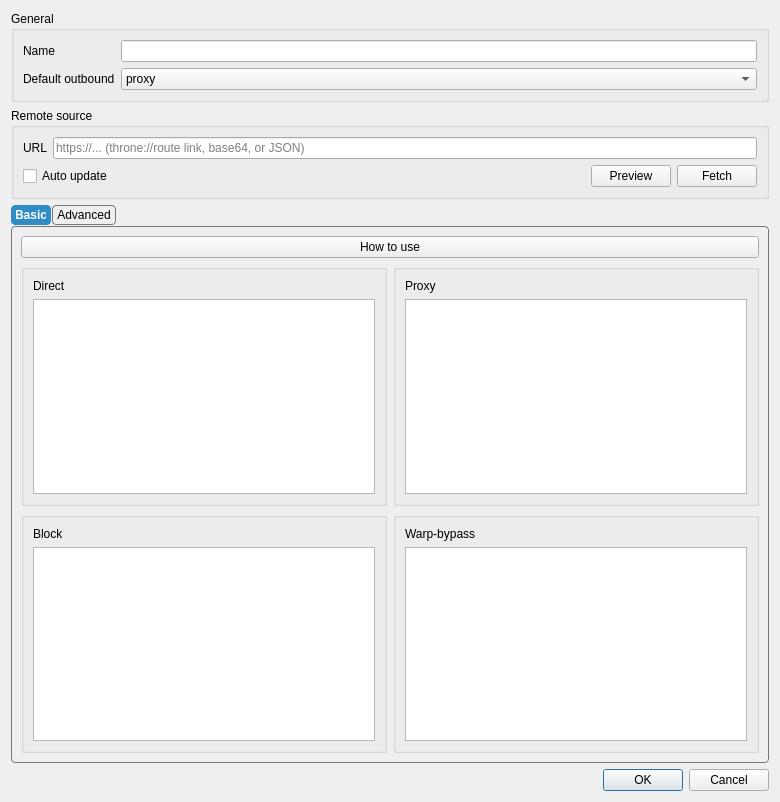
<?xml version="1.0" encoding="UTF-8"?>
<ui version="4.0">
 <class>RouteItem</class>
 <widget class="QDialog" name="RouteItem">
  <property name="geometry">
   <rect>
    <x>0</x>
    <y>0</y>
    <width>780</width>
    <height>802</height>
   </rect>
  </property>
  <property name="windowTitle">
   <string>Route Profile</string>
  </property>
  <layout class="QVBoxLayout" name="verticalLayout_3">
   <item>
    <widget class="QGroupBox" name="generalBox">
     <property name="title">
      <string>General</string>
     </property>
     <layout class="QGridLayout" name="gridLayout">
      <item row="0" column="0">
       <widget class="QLabel" name="route_name_l">
        <property name="text">
         <string>Name</string>
        </property>
       </widget>
      </item>
      <item row="0" column="1">
       <widget class="QLineEdit" name="route_name"/>
      </item>
      <item row="2" column="1">
       <widget class="QComboBox" name="def_out">
        <item>
         <property name="text">
          <string notr="true">proxy</string>
         </property>
        </item>
        <item>
         <property name="text">
          <string notr="true">direct</string>
         </property>
        </item>
        <item>
         <property name="text">
          <string notr="true">block</string>
         </property>
        </item>
        <item>
         <property name="text">
          <string notr="true">warp-bypass</string>
         </property>
        </item>
       </widget>
      </item>
      <item row="2" column="0">
       <widget class="QLabel" name="def_out_l">
        <property name="text">
         <string>Default outbound</string>
        </property>
       </widget>
      </item>
     </layout>
    </widget>
   </item>
   <item>
    <widget class="QGroupBox" name="remoteBox">
     <property name="title">
      <string>Remote source</string>
     </property>
     <layout class="QVBoxLayout" name="remoteBoxLayout">
      <item>
       <layout class="QHBoxLayout" name="remoteUrlRow">
        <item>
         <widget class="QLabel" name="remoteUrlLabel">
          <property name="text">
           <string>URL</string>
          </property>
         </widget>
        </item>
        <item>
         <widget class="QLineEdit" name="remoteUrlEdit">
          <property name="placeholderText">
           <string>https://... (throne://route link, base64, or JSON)</string>
          </property>
         </widget>
        </item>
       </layout>
      </item>
      <item>
       <layout class="QHBoxLayout" name="remoteActionRow">
        <item>
         <widget class="QCheckBox" name="autoUpdateCheck">
          <property name="toolTip">
           <string>Re-fetch this profile from the URL when subscriptions auto-update.&#10;Your local edits are overwritten on each update.</string>
          </property>
          <property name="text">
           <string>Auto update</string>
          </property>
         </widget>
        </item>
        <item>
         <spacer name="remoteActionSpacer">
          <property name="orientation">
           <enum>Qt::Orientation::Horizontal</enum>
          </property>
          <property name="sizeHint" stdset="0">
           <size>
            <width>40</width>
            <height>20</height>
           </size>
          </property>
         </spacer>
        </item>
        <item>
         <widget class="QPushButton" name="remotePreviewBtn">
          <property name="toolTip">
           <string>Fetch the URL and show the routing profile without changing the current rules.</string>
          </property>
          <property name="text">
           <string>Preview</string>
          </property>
         </widget>
        </item>
        <item>
         <widget class="QPushButton" name="remoteFetchBtn">
          <property name="toolTip">
           <string>Fetch the URL and replace the current rules with the fetched ones.</string>
          </property>
          <property name="text">
           <string>Fetch</string>
          </property>
         </widget>
        </item>
       </layout>
      </item>
     </layout>
    </widget>
   </item>
   <item>
    <widget class="QTabWidget" name="tabWidget">
     <property name="styleSheet">
      <string notr="true">QTabWidget::pane {
    margin-top: 1px;
    border: 1px solid #777777;
    border-radius: 4px;
}

QTabBar {
    background: transparent;
    qproperty-drawBase: 0;
}

QTabBar::tab {
    border: 1px solid #777777;
    border-radius: 4px;

    padding: 2px 4px;
    margin-right: 1px;
}

QTabBar::tab:selected {
    border: 1px solid palette(highlight);
    background: palette(highlight);
    color: palette(highlighted-text);
    font-weight: bold;
}

QTabBar::tab:!selected {
    border: 1px solid #777777;
}

QTabBar::tab:hover:!selected {
    border: 1px solid #777777;
}</string>
     </property>
     <property name="currentIndex">
      <number>0</number>
     </property>
     <widget class="QWidget" name="tab_2">
      <attribute name="title">
       <string>Basic</string>
      </attribute>
      <layout class="QVBoxLayout" name="verticalLayout_5">
       <item>
        <widget class="QPushButton" name="howtouse_button">
         <property name="text">
          <string>How to use</string>
         </property>
        </widget>
       </item>
       <item>
        <layout class="QGridLayout" name="simpleGrid">
         <item row="0" column="0">
          <widget class="QGroupBox" name="simple_direct_box">
           <layout class="QVBoxLayout" name="verticalLayout_6">
            <item>
             <widget class="QLabel" name="label">
              <property name="text">
               <string>Direct</string>
              </property>
             </widget>
            </item>
            <item>
             <widget class="QTextEdit" name="simple_direct"/>
            </item>
           </layout>
          </widget>
         </item>
         <item row="0" column="1">
          <widget class="QGroupBox" name="simple_proxy_box">
           <layout class="QVBoxLayout" name="verticalLayout_7">
            <item>
             <widget class="QLabel" name="label_2">
              <property name="text">
               <string>Proxy</string>
              </property>
             </widget>
            </item>
            <item>
             <widget class="QTextEdit" name="simple_proxy"/>
            </item>
           </layout>
          </widget>
         </item>
         <item row="1" column="0">
          <widget class="QGroupBox" name="simple_block_box">
           <layout class="QVBoxLayout" name="verticalLayout_8">
            <item>
             <widget class="QLabel" name="label_3">
              <property name="text">
               <string>Block</string>
              </property>
             </widget>
            </item>
            <item>
             <widget class="QTextEdit" name="simple_block"/>
            </item>
           </layout>
          </widget>
         </item>
         <item row="1" column="1">
          <widget class="QGroupBox" name="simple_warpbypass_box">
           <layout class="QVBoxLayout" name="verticalLayout_10">
            <item>
             <widget class="QLabel" name="label_4">
              <property name="text">
               <string>Warp-bypass</string>
              </property>
             </widget>
            </item>
            <item>
             <widget class="QTextEdit" name="simple_warpbypass"/>
            </item>
           </layout>
          </widget>
         </item>
        </layout>
       </item>
      </layout>
     </widget>
     <widget class="QWidget" name="tab">
      <attribute name="title">
       <string>Advanced</string>
      </attribute>
      <layout class="QVBoxLayout" name="verticalLayout_4">
       <item>
        <widget class="QGroupBox" name="groupBox">
         <property name="title">
          <string>Rules</string>
         </property>
         <layout class="QHBoxLayout" name="horizontalLayout_4">
          <property name="leftMargin">
           <number>0</number>
          </property>
          <property name="topMargin">
           <number>0</number>
          </property>
          <property name="rightMargin">
           <number>0</number>
          </property>
          <property name="bottomMargin">
           <number>0</number>
          </property>
          <item>
           <widget class="QFrame" name="frame">
            <property name="frameShape">
             <enum>QFrame::Shape::NoFrame</enum>
            </property>
            <property name="frameShadow">
             <enum>QFrame::Shadow::Raised</enum>
            </property>
            <layout class="QVBoxLayout" name="verticalLayout_9">
             <property name="spacing">
              <number>7</number>
             </property>
             <property name="leftMargin">
              <number>5</number>
             </property>
             <property name="topMargin">
              <number>5</number>
             </property>
             <property name="rightMargin">
              <number>5</number>
             </property>
             <property name="bottomMargin">
              <number>5</number>
             </property>
             <item>
              <widget class="QListWidget" name="route_items"/>
             </item>
             <item>
              <widget class="QWidget" name="widget_2" native="true">
               <layout class="QHBoxLayout" name="horizontalLayout_2">
                <item>
                 <widget class="QPushButton" name="new_route_item">
                  <property name="text">
                   <string>New</string>
                  </property>
                 </widget>
                </item>
                <item>
                 <widget class="QPushButton" name="moveup_route_item">
                  <property name="text">
                   <string>Move Up</string>
                  </property>
                 </widget>
                </item>
                <item>
                 <widget class="QPushButton" name="movedown_route_item">
                  <property name="text">
                   <string>Move Down</string>
                  </property>
                 </widget>
                </item>
                <item>
                 <widget class="QPushButton" name="delete_route_item">
                  <property name="text">
                   <string>Delete</string>
                  </property>
                 </widget>
                </item>
               </layout>
              </widget>
             </item>
            </layout>
           </widget>
          </item>
          <item>
           <widget class="QFrame" name="rule_attr_box">
            <layout class="QVBoxLayout" name="verticalLayout">
             <property name="leftMargin">
              <number>0</number>
             </property>
             <property name="topMargin">
              <number>5</number>
             </property>
             <property name="rightMargin">
              <number>5</number>
             </property>
             <property name="bottomMargin">
              <number>5</number>
             </property>
             <item>
              <layout class="QHBoxLayout" name="horizontalLayout_5">
               <item>
                <widget class="QLabel" name="rule_name_l">
                 <property name="text">
                  <string>Name</string>
                 </property>
                </widget>
               </item>
               <item>
                <widget class="QLineEdit" name="rule_name"/>
               </item>
              </layout>
             </item>
             <item>
              <widget class="QLabel" name="rule_preview_l">
               <property name="text">
                <string>Preview</string>
               </property>
              </widget>
             </item>
             <item>
              <widget class="QTextBrowser" name="rule_preview">
               <property name="minimumSize">
                <size>
                 <width>0</width>
                 <height>120</height>
                </size>
               </property>
               <property name="documentTitle">
                <string notr="true"/>
               </property>
               <property name="openExternalLinks">
                <bool>false</bool>
               </property>
              </widget>
             </item>
            </layout>
           </widget>
          </item>
         </layout>
        </widget>
       </item>
       <item>
        <widget class="QGroupBox" name="groupBox_2">
         <property name="title">
          <string>Rule Settings</string>
         </property>
         <layout class="QVBoxLayout" name="verticalLayout_2">
          <property name="spacing">
           <number>7</number>
          </property>
          <property name="leftMargin">
           <number>0</number>
          </property>
          <property name="topMargin">
           <number>0</number>
          </property>
          <property name="rightMargin">
           <number>0</number>
          </property>
          <property name="bottomMargin">
           <number>0</number>
          </property>
          <item>
           <layout class="QHBoxLayout" name="horizontalLayout_action">
            <property name="leftMargin">
             <number>4</number>
            </property>
            <property name="rightMargin">
             <number>4</number>
            </property>
            <item>
             <widget class="QLabel" name="rule_action_l">
              <property name="text">
               <string>Action</string>
              </property>
             </widget>
            </item>
            <item>
             <widget class="QComboBox" name="rule_action_combo"/>
            </item>
           </layout>
          </item>
          <item>
           <widget class="QTabWidget" name="rule_attr_tabs">
            <property name="sizePolicy">
             <sizepolicy hsizetype="Preferred" vsizetype="Preferred">
              <horstretch>0</horstretch>
              <verstretch>0</verstretch>
             </sizepolicy>
            </property>
            <property name="minimumSize">
             <size>
              <width>0</width>
              <height>100</height>
             </size>
            </property>
            <property name="styleSheet">
             <string notr="true">QTabWidget::pane {
    margin-top: 1px;
    border: 1px solid #777777;
    border-radius: 4px;
}

QTabBar {
    background: transparent;
    qproperty-drawBase: 0;
}

QTabBar::tab {
    border: 1px solid #777777;
    border-radius: 4px;

    padding: 2px 4px;
    margin-right: 1px;
}

QTabBar::tab:selected {
    border: 1px solid palette(highlight);
    background: palette(highlight);
    color: palette(highlighted-text);
    font-weight: bold;
}

QTabBar::tab:!selected {
    border: 1px solid #777777;
}

QTabBar::tab:hover:!selected {
    border: 1px solid #777777;
}</string>
            </property>
            <property name="currentIndex">
             <number>-1</number>
            </property>
           </widget>
          </item>
         </layout>
        </widget>
       </item>
      </layout>
     </widget>
    </widget>
   </item>
   <item>
    <widget class="QDialogButtonBox" name="buttonBox">
     <property name="standardButtons">
      <set>QDialogButtonBox::StandardButton::Cancel|QDialogButtonBox::StandardButton::Ok</set>
     </property>
    </widget>
   </item>
  </layout>
 </widget>
 <resources/>
 <connections/>
</ui>
